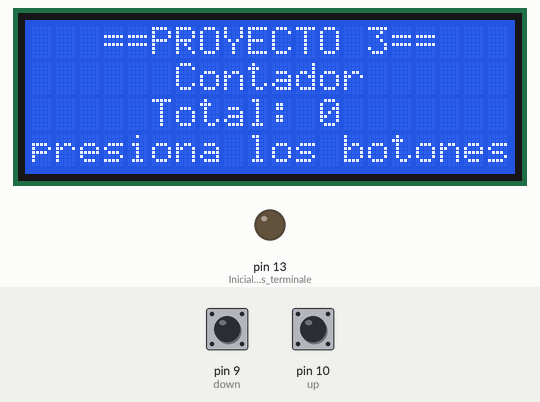
Recording of a sketch running on a simulated Arduino Uno, built with avr-gcc and run on an emulated ATmega328P. On the bench: 20×4 character LCD, output pins drawn as LEDs (lit = HIGH). The inputs (shaded band) are chosen by the test bench; at power-on: pin 10 (up) HIGH, pin 9 (down) HIGH.

Above: at 1.3 s.
1.4 s: pin 10 (up) pulled LOW for 0.15 s
At 2.1 s:
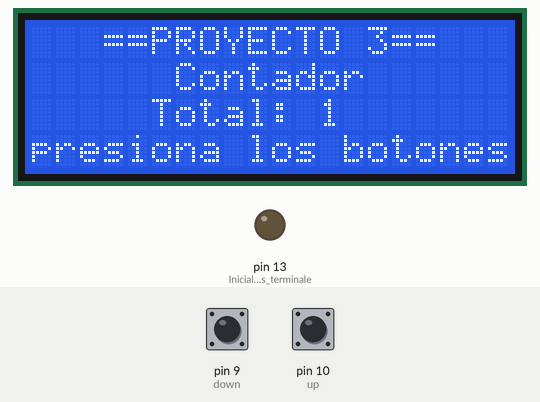
3.1 s: pin 10 (up) pulled LOW for 1 s
At 3.9 s:
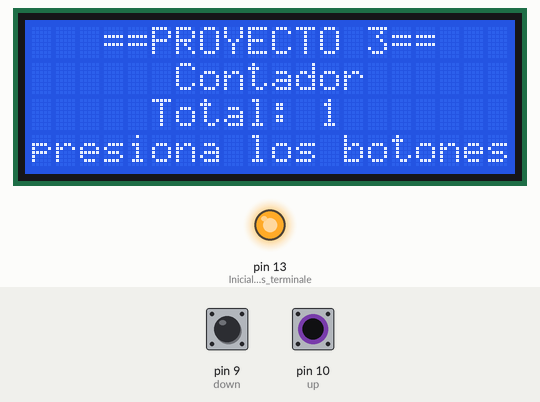
5.6 s: pin 9 (down) pulled LOW for 0.15 s
At 6.5 s:
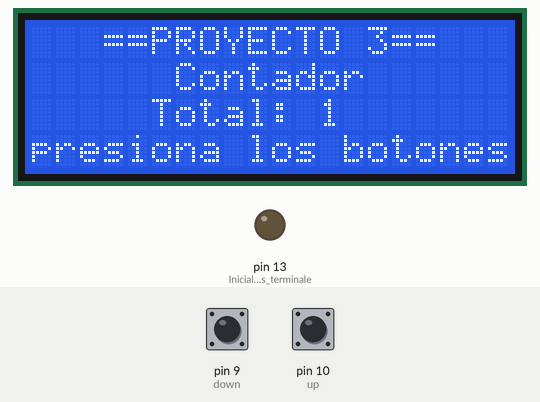
7.3 s: pin 9 (down) pulled LOW for 3.2 s
At 7.7 s:
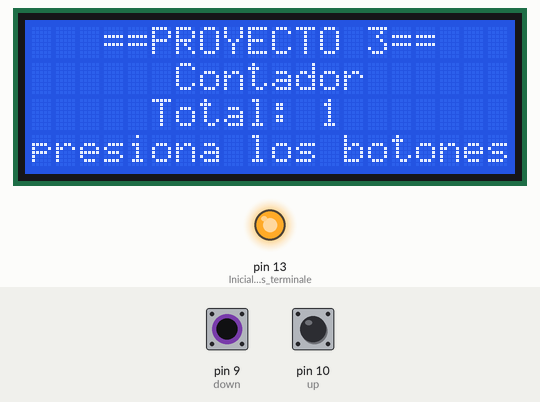
12.0 s: pin 10 (up) pulled LOW for 3.2 s
At 12.4 s:
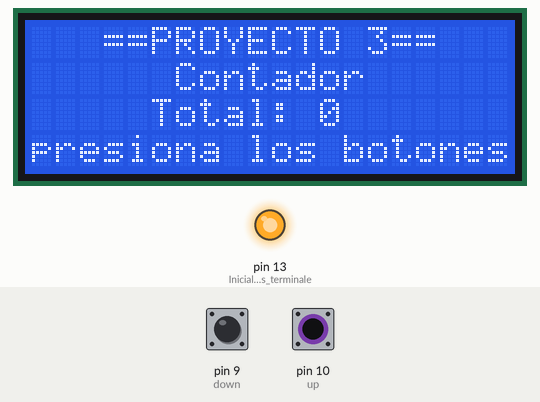
Timing chart, 0 to 16.8 s (numbered marks = the images above; inputs shaded):
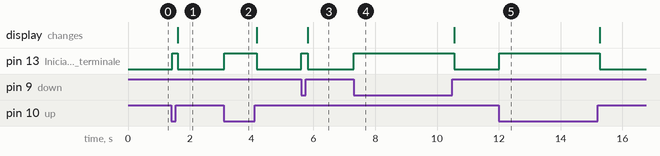

The sketch:

codigo.ino
```cpp
//******************************************************************************
// Contador de Objetos empleando un desplegador de 7 segmentos, 4 dígitos.
// Se requiere implementar dos elementos que determinen el cruce del objeto
//==============================================================================
//---[BIBLIOTECAS]---
//Para el manejo de la pantalla de cristal liquido utilizando el protocolo I2C.

#include <Wire.h>
#include <LiquidCrystal_I2C.h>
void Pantalla();// declaracion de funcion de impresion de pantalla


//========[DEFINICIONES]========
// Definicion de direccion de la pantalla LCD
LiquidCrystal_I2C lcd(0x27,20,4);

//Definicion de pines para los botones

const int up = 10;
const int down = 9;
int cc = 0;


int Count = 0;


void setup() {
  pinMode(LED_BUILTIN, OUTPUT);  // Inicializar las terminales digitales

//========[INICIALIZACION DE LCD]========
  lcd.begin(20,4);
  lcd.init();
  lcd.backlight();
//--primer despliegue en pantalla---
  lcd.setCursor(0,0);
  lcd.print("   ==PROYECTO 3==");

  lcd.setCursor(0,1);
  lcd.print("      Contador");

  lcd.setCursor(0,2);
  lcd.print("     Total: ");
  lcd.print(Count);

  lcd.setCursor(0,3);
  lcd.print("presiona los botones");


//========[INICIALIZACION DE ENTRADAS DIGITALES]========
  pinMode(up, INPUT);     // Teclas o sensores de paso o proximidad
  pinMode(down, INPUT);

  digitalWrite(up, HIGH); // "Pull-Up" para entradas
  digitalWrite(down, HIGH);


  Serial.begin(9600);
}


//-----[ LAZO PRINCIPAL ]-----
void loop() {
  if (digitalRead(down) == LOW)
  {
    digitalWrite(LED_BUILTIN, HIGH);
    while (digitalRead(down) == LOW); // Espera hasta que tenga un nivel "LOW"
    if (Count > 0)                      // Conteo mínimo a cero
    {
    Count--;
    Pantalla();   //Llamada a funcion de desppliegue
    }
    digitalWrite(LED_BUILTIN, LOW);
  }

  if (digitalRead(up) == LOW)
  {
    digitalWrite(LED_BUILTIN, HIGH);
    while (digitalRead(up) == LOW);   // Espera hasta que tenga un nivel "LOW"
    if (Count < 10000)                // Conteo máximo de 9999
    {
      Count++;
      Pantalla();//Llamada a funcion de desppliegue
    }
    digitalWrite(LED_BUILTIN, LOW);
  }

  delay(50);
}


//-----[ RUTINAS de despliegue en pantalla ]-----

void Pantalla()
{

 lcd.setCursor(0,0);
  lcd.print("   ==PROYECTO 3==");

  lcd.setCursor(0,1);
  lcd.print("      Contador");


  lcd.setCursor(0,2);
  lcd.print("     Total: ");
  lcd.print(Count);


  lcd.setCursor(0,3);
  lcd.print("presiona los botones");
}
//******************************************************************************
```

Measured:
- after the input at 1.4 s, pin 13 (Inicializar_las_terminale): LOW → HIGH at once, → LOW 0.17 s later; the display: changes after 0.21 s (image 1)
- after the input at 3.1 s, pin 13 (Inicializar_las_terminale): LOW → HIGH at once, → LOW 1.0 s later
- after the input at 5.6 s, pin 13 (Inicializar_las_terminale): LOW → HIGH at once, → LOW 0.20 s later; the display: changes after 0.21 s (image 3)
- after the input at 7.3 s, pin 13 (Inicializar_las_terminale): LOW → HIGH at once, → LOW 3.2 s later
- after the input at 12.0 s, pin 13 (Inicializar_las_terminale): LOW → HIGH at once, → LOW 3.2 s later
